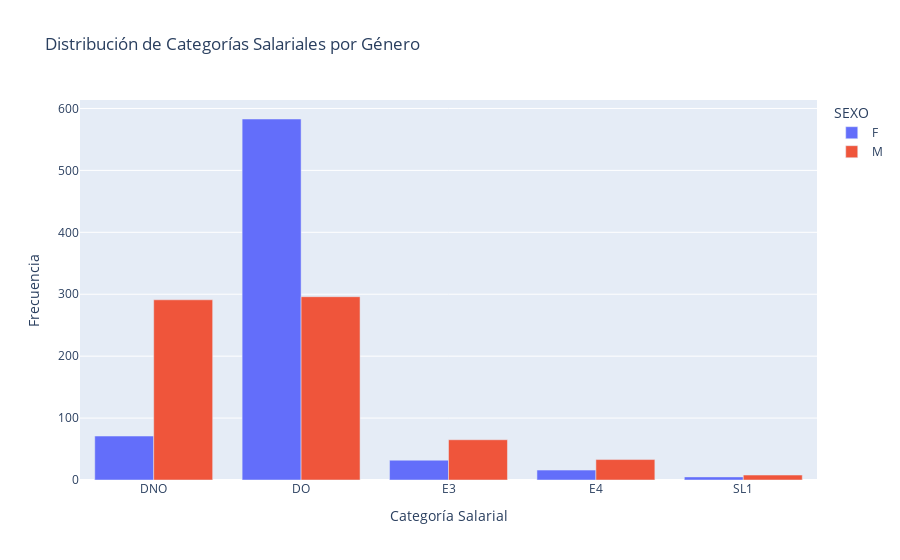

Here is the notebook cell this chart was saved with:
### Code cell
# Distribución de Categorías Salariales por Género
df = data[['BANDA', 'SEXO']]
conteo_banda = df.groupby(['SEXO', 'BANDA']).size().reset_index(name='conteo')
fig = px.bar(conteo_banda, x='BANDA', y='conteo', color='SEXO', 
             barmode='group', 
             title='Distribución de Categorías Salariales por Género',
             labels={'conteo': 'Frecuencia', 'BANDA': 'Categoría Salarial'})

fig.show()

### Figure 1 — Plotly figure (JSON) as saved in the notebook; plotly's stock layout.template omitted (floating-point values rounded to 4 significant figures)
{"data": [{"alignmentgroup": "True", "hovertemplate": "SEXO=F<br>Categoría Salarial=%{x}<br>Frecuencia=%{y}<extra></extra>", "legendgroup": "F", "marker": {"color": "#636efa", "pattern": {"shape": ""}}, "name": "F", "offsetgroup": "F", "orientation": "v", "showlegend": true, "textposition": "auto", "type": "bar", "x": ["DNO", "DO", "E3", "E4", "SL1"], "xaxis": "x", "y": [71, 583, 32, 16, 5], "yaxis": "y"}, {"alignmentgroup": "True", "hovertemplate": "SEXO=M<br>Categoría Salarial=%{x}<br>Frecuencia=%{y}<extra></extra>", "legendgroup": "M", "marker": {"color": "#EF553B", "pattern": {"shape": ""}}, "name": "M", "offsetgroup": "M", "orientation": "v", "showlegend": true, "textposition": "auto", "type": "bar", "x": ["DNO", "DO", "E3", "E4", "SL1"], "xaxis": "x", "y": [291, 296, 65, 33, 8], "yaxis": "y"}], "layout": {"barmode": "group", "legend": {"title": {"text": "SEXO"}, "tracegroupgap": 0}, "title": {"text": "Distribución de Categorías Salariales por Género"}, "xaxis": {"anchor": "y", "domain": [0, 1], "title": {"text": "Categoría Salarial"}}, "yaxis": {"anchor": "x", "domain": [0, 1], "title": {"text": "Frecuencia"}}}}
